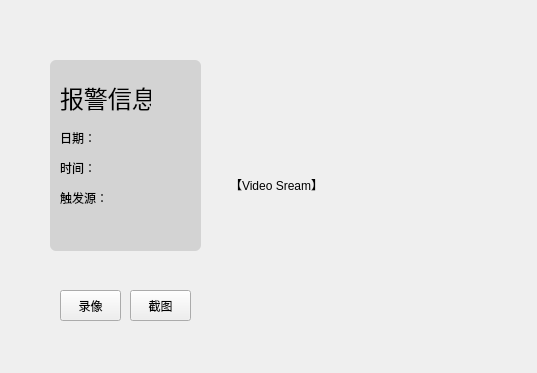
<?xml version="1.0" encoding="UTF-8"?>
<ui version="4.0">
 <class>alertPage9</class>
 <widget class="QWidget" name="alertPage9">
  <property name="geometry">
   <rect>
    <x>0</x>
    <y>0</y>
    <width>537</width>
    <height>373</height>
   </rect>
  </property>
  <property name="windowTitle">
   <string>Form</string>
  </property>
  <widget class="QLabel" name="label">
   <property name="geometry">
    <rect>
     <x>50</x>
     <y>60</y>
     <width>151</width>
     <height>191</height>
    </rect>
   </property>
   <property name="styleSheet">
    <string notr="true">QLabel{
	border: 0px;
	border-radius: 6px;
	background-color : LightGray
}</string>
   </property>
   <property name="text">
    <string>&lt;html&gt;&lt;head/&gt;&lt;body&gt;&lt;p&gt;&lt;br/&gt;&lt;/p&gt;&lt;/body&gt;&lt;/html&gt;</string>
   </property>
  </widget>
  <widget class="QLabel" name="label_2">
   <property name="geometry">
    <rect>
     <x>230</x>
     <y>50</y>
     <width>270</width>
     <height>270</height>
    </rect>
   </property>
   <property name="text">
    <string>【Video Sream】</string>
   </property>
  </widget>
  <widget class="QPushButton" name="pushButton">
   <property name="geometry">
    <rect>
     <x>60</x>
     <y>290</y>
     <width>61</width>
     <height>31</height>
    </rect>
   </property>
   <property name="text">
    <string>录像</string>
   </property>
  </widget>
  <widget class="QPushButton" name="pushButton_2">
   <property name="geometry">
    <rect>
     <x>130</x>
     <y>290</y>
     <width>61</width>
     <height>31</height>
    </rect>
   </property>
   <property name="text">
    <string>截图</string>
   </property>
  </widget>
  <widget class="QLabel" name="label_3">
   <property name="geometry">
    <rect>
     <x>60</x>
     <y>80</y>
     <width>91</width>
     <height>31</height>
    </rect>
   </property>
   <property name="font">
    <font>
     <pointsize>13</pointsize>
    </font>
   </property>
   <property name="text">
    <string>&lt;html&gt;&lt;head/&gt;&lt;body&gt;&lt;p&gt;&lt;span style=&quot; font-size:18pt;&quot;&gt;报警信息&lt;/span&gt;&lt;/p&gt;&lt;/body&gt;&lt;/html&gt;</string>
   </property>
  </widget>
  <widget class="QLabel" name="label_4">
   <property name="geometry">
    <rect>
     <x>60</x>
     <y>130</y>
     <width>60</width>
     <height>16</height>
    </rect>
   </property>
   <property name="text">
    <string>日期：</string>
   </property>
  </widget>
  <widget class="QLabel" name="label_5">
   <property name="geometry">
    <rect>
     <x>60</x>
     <y>160</y>
     <width>60</width>
     <height>16</height>
    </rect>
   </property>
   <property name="text">
    <string>时间：</string>
   </property>
  </widget>
  <widget class="QLabel" name="label_6">
   <property name="geometry">
    <rect>
     <x>60</x>
     <y>190</y>
     <width>60</width>
     <height>16</height>
    </rect>
   </property>
   <property name="text">
    <string>触发源：</string>
   </property>
  </widget>
 </widget>
 <resources/>
 <connections/>
</ui>
